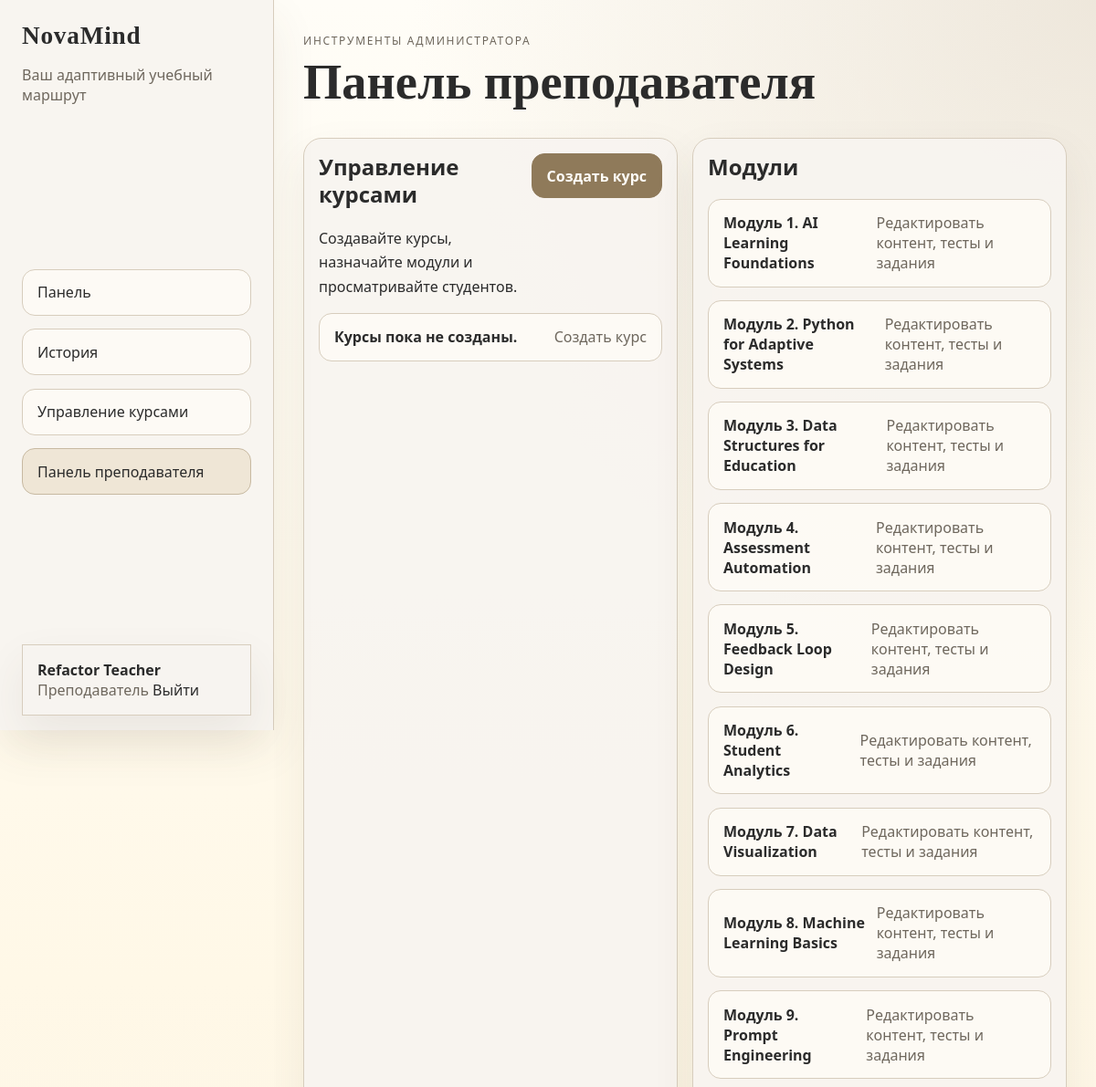
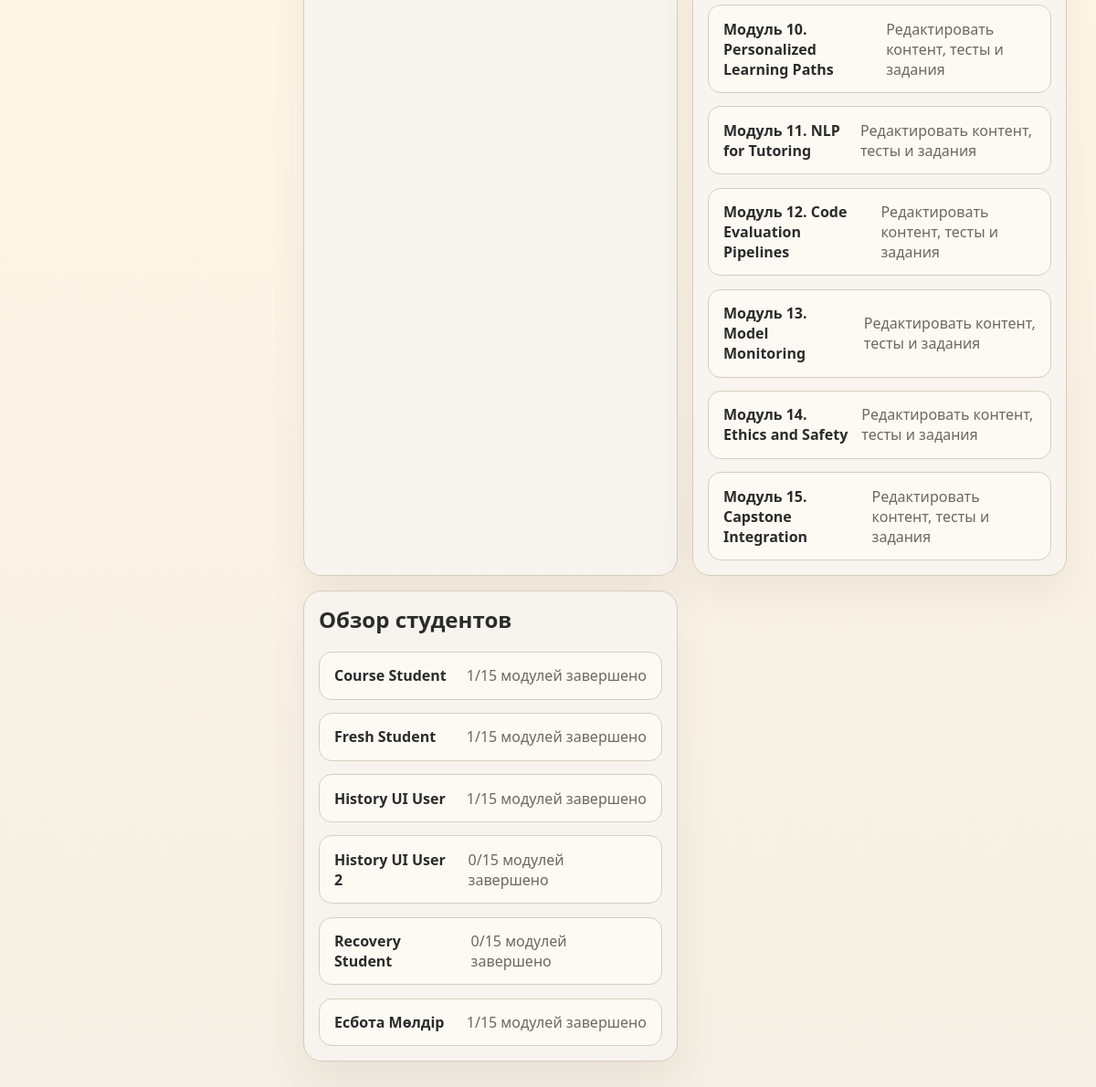
The app's page /teacher (signed in) with its own data (2 pictures, top to bottom).
### tables this page shows
CREATE TABLE users (
            id INTEGER PRIMARY KEY AUTOINCREMENT,
            username TEXT UNIQUE NOT NULL,
            full_name TEXT NOT NULL,
            password_hash TEXT NOT NULL,
            role_id INTEGER NOT NULL,
            preferred_language TEXT DEFAULT 'en',
            created_at TEXT DEFAULT CURRENT_TIMESTAMP,
            FOREIGN KEY (role_id) REFERENCES roles(id)
        );

CREATE TABLE roles (
            id INTEGER PRIMARY KEY AUTOINCREMENT,
            name TEXT UNIQUE NOT NULL
        );

CREATE TABLE modules (
            id INTEGER PRIMARY KEY,
            sort_order INTEGER NOT NULL,
            title_en TEXT NOT NULL,
            title_ru TEXT NOT NULL,
            title_kz TEXT NOT NULL,
            summary_en TEXT NOT NULL,
            summary_ru TEXT NOT NULL,
            summary_kz TEXT NOT NULL
        , course_id INTEGER);

### app.py (the view)
@app.route("/teacher")
@teacher_required
def teacher_panel():
    db = get_db()
    modules = db.execute("SELECT * FROM modules WHERE id BETWEEN 1 AND 15 ORDER BY sort_order").fetchall()
    courses = db.execute(
        """
        SELECT courses.*, COUNT(modules.id) AS module_count
        FROM courses
        LEFT JOIN modules ON modules.course_id = courses.id
        WHERE courses.teacher_id = ?
        GROUP BY courses.id
        ORDER BY courses.created_at DESC
        """,
        (g.user["id"],),
    ).fetchall()
    students = db.execute(
        """
        SELECT users.id, users.username, users.full_name,
               SUM(progress_tracking.module_completed) AS completed_modules
        FROM users
        JOIN roles ON roles.id = users.role_id
        LEFT JOIN progress_tracking ON progress_tracking.user_id = users.id
        WHERE roles.name = 'student'
        GROUP BY users.id
        ORDER BY users.full_name
        """
    ).fetchall()
    return render_template("teacher.html", modules=modules, students=students, courses=courses)

### app.py (called while the page is built)
def get_db():
    if "db" not in g:
        g.db = sqlite3.connect(DATABASE_PATH)
        g.db.row_factory = sqlite3.Row
    return g.db

def t(key):
    lang = session.get("lang", "en")
    return TRANSLATIONS.get(lang, TRANSLATIONS["en"]).get(key, key)

def app_texts():
    keys = [
        "load_test",
        "submit_test",
        "score_label",
        "passed_message",
        "failed_message",
        "choose_file_first",
        "download",
        "no_files",
        "error_output",
        "test_locked_message",
    ]
    return {key: t(key) for key in keys}

def role_label(role_name):
    return {
        "student": t("student_role"),
        "teacher": t("teacher_role"),
        "admin": "Admin",
    }.get(role_name, role_name.title())

def teacher_required(view):
    @wraps(view)
    def wrapped(*args, **kwargs):
        if not g.user:
            return redirect(url_for("login"))
        if g.user["role_name"] not in {"admin", "teacher"}:
            abort(403)
        return view(*args, **kwargs)
    return wrapped

@app.before_request
def load_logged_in_user():
    if session.get("lang") not in ALLOWED_LANGS:
        session["lang"] = detect_request_language()
    user_id = session.get("user_id")
    g.user = None
    if user_id:
        g.user = get_db().execute(
            """
            SELECT users.*, roles.name AS role_name
            FROM users JOIN roles ON roles.id = users.role_id
            WHERE users.id = ?
            """,
            (user_id,),
        ).fetchone()
        if not g.user:
            session.clear()
            return
        session["role_name"] = g.user["role_name"]
        if session.get("lang") not in ALLOWED_LANGS:
            session["lang"] = g.user["preferred_language"] or detect_request_language()

### templates/teacher.html
{% extends "base.html" %}
{% block content %}
<section class="page-header">
    <div>
        <span class="eyebrow">{{ t('admin_tools') }}</span>
        <h1>{{ t('teacher_panel') }}</h1>
    </div>
</section>
<section class="teacher-layout">
    <div class="lab-card">
        <div class="page-header compact-header">
            <div>
                <h2>{{ t('manage_courses') }}</h2>
                <p>{{ t('manage_course_subtitle') }}</p>
            </div>
            <a class="primary-btn" href="{{ url_for('teacher_course_create') }}">{{ t('create_course') }}</a>
        </div>
        <div class="teacher-module-list">
            {% if courses %}
                {% for course in courses %}
                <a href="{{ url_for('teacher_course_detail', course_id=course.id) }}" class="teacher-link">
                    <strong>{{ course.title }}</strong>
                    <span>{{ course.module_count }} {{ t('modules') }}</span>
                </a>
                {% endfor %}
            {% else %}
                <div class="teacher-link">
                    <strong>{{ t('no_courses') }}</strong>
                    <span>{{ t('create_course') }}</span>
                </div>
            {% endif %}
        </div>
    </div>
    <div class="lab-card">
        <h2>{{ t('modules') }}</h2>
        <div class="teacher-module-list">
            {% for module in modules %}
            <a href="{{ url_for('teacher_module', module_id=module.id) }}" class="teacher-link">
                <strong>{{ module['title_' + session.get('lang', 'en')] }}</strong>
                <span>{{ t('edit_content') }}</span>
            </a>
            {% endfor %}
        </div>
    </div>
    <div class="lab-card">
        <h2>{{ t('student_overview') }}</h2>
        <div class="teacher-module-list">
            {% for student in students %}
            <a href="{{ url_for('teacher_student', user_id=student.id) }}" class="teacher-link">
                <strong>{{ student.full_name }}</strong>
                <span>{{ student.completed_modules or 0 }}/15 {{ t('modules_completed') }}</span>
            </a>
            {% endfor %}
        </div>
    </div>
</section>
{% endblock %}

### templates/base.html (shortened to what this page needs)
<!doctype html>
<html lang="{{ session.get('lang', 'en') }}">
<head>
    <link rel="stylesheet" href="{{ url_for('static', filename='css/styles.css') }}">
</head>
<body class="{% if g.user %}app-body{% else %}auth-body{% endif %}">
    <div class="app-shell">
        {% if g.user %}
        <aside class="sidebar">
            <div class="sidebar-inner">
                <div>
                    <div class="brand">NovaMind</div>
                    <p class="brand-subtitle">{{ t('your_path') }}</p>
                </div>
                <nav class="nav-links">
                    <a href="{{ url_for('dashboard') }}" class="{{ 'active' if request.endpoint == 'dashboard' else '' }}">{{ t('dashboard') }}</a>
                    <a href="{{ url_for('history') }}" class="{{ 'active' if request.endpoint == 'history' else '' }}">{{ t('history') }}</a>
                    {% if g.user.role_name in ['admin', 'teacher'] %}
                    <a href="{{ url_for('teacher_courses') }}" class="{{ 'active' if request.endpoint and request.endpoint.startswith('teacher_course') else '' }}">{{ t('manage_courses') }}</a>
                    <a href="{{ url_for('teacher_panel') }}" class="{{ 'active' if request.endpoint and request.endpoint.startswith('teacher') else '' }}">{{ t('teacher_panel') }}</a>
                    {% endif %}
                </nav>
                <div class="user-box">
                    <strong>{{ g.user.full_name }}</strong>
                    <span>{{ role_label(g.user.role_name) }}</span>
                    <a href="{{ url_for('logout') }}">{{ t('logout') }}</a>
                </div>
            </div>
        </aside>
        {% endif %}
        <main class="main-content {% if not g.user %}auth-layout{% endif %}">
            <div class="content-shell {% if not g.user %}content-shell-auth{% endif %}">
                {% block content %}{% endblock %}
            </div>
        </main>
    </div>
</body>
</html>

### records on screen
users: user.full_name "Refactor Teacher"
roles: name "Преподаватель"
modules: title_ru "Модуль 1. AI Learning Foundations", t "Редактировать контент, тесты и задания"
modules: title_ru "Модуль 2. Python for Adaptive Systems", t "Редактировать контент, тесты и задания"
modules: title_ru "Модуль 3. Data Structures for Education", t "Редактировать контент, тесты и задания"
modules: title_ru "Модуль 4. Assessment Automation", t "Редактировать контент, тесты и задания"
modules: title_ru "Модуль 5. Feedback Loop Design", t "Редактировать контент, тесты и задания"
modules: title_ru "Модуль 6. Student Analytics", t "Редактировать контент, тесты и задания"
modules: title_ru "Модуль 7. Data Visualization", t "Редактировать контент, тесты и задания"
modules: title_ru "Модуль 8. Machine Learning Basics", t "Редактировать контент, тесты и задания"
modules: title_ru "Модуль 9. Prompt Engineering", t "Редактировать контент, тесты и задания"
modules: title_ru "Модуль 10. Personalized Learning Paths", t "Редактировать контент, тесты и задания"
modules: title_ru "Модуль 11. NLP for Tutoring", t "Редактировать контент, тесты и задания"
modules: title_ru "Модуль 12. Code Evaluation Pipelines", t "Редактировать контент, тесты и задания"
modules: title_ru "Модуль 13. Model Monitoring", t "Редактировать контент, тесты и задания"
modules: title_ru "Модуль 14. Ethics and Safety", t "Редактировать контент, тесты и задания"
modules: title_ru "Модуль 15. Capstone Integration", t "Редактировать контент, тесты и задания"
users: full_name "Course Student", completed_modules "1", t "модулей завершено"
users: full_name "Fresh Student", completed_modules "1", t "модулей завершено"
users: full_name "History UI User", completed_modules "1", t "модулей завершено"
users: full_name "History UI User 2", completed_modules "0", t "модулей завершено"
users: full_name "Recovery Student", completed_modules "0", t "модулей завершено"
users: full_name "Есбота Мөлдір", completed_modules "1", t "модулей завершено"

### other values on screen
{{ t('your_path') }} "Ваш адаптивный учебный маршрут"
{{ t('dashboard') }} "Панель"
{{ t('history') }} "История"
{{ t('manage_courses') }} "Управление курсами"
{{ t('teacher_panel') }} "Панель преподавателя"
{{ t('logout') }} "Выйти"
{{ t('admin_tools') }} "ИНСТРУМЕНТЫ АДМИНИСТРАТОРА"
{{ t('manage_course_subtitle') }} "Создавайте курсы, назначайте модули и просматривайте студентов."
{{ t('create_course') }} "Создать курс"
{{ t('no_courses') }} "Курсы пока не созданы."
{{ t('modules') }} "Модули"
{{ t('student_overview') }} "Обзор студентов"
